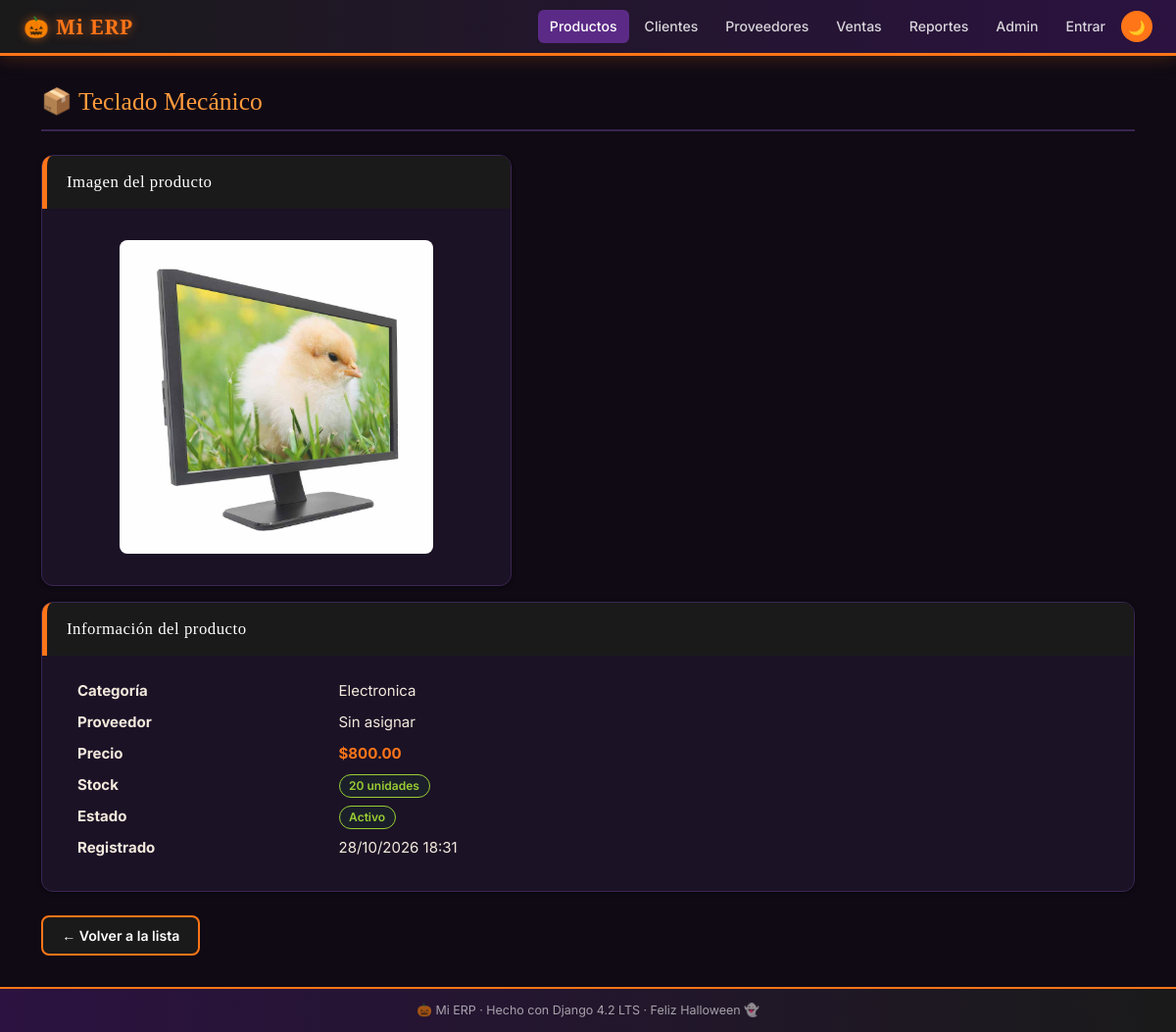
/productos/2/, run on the app's committed database.
### productos/models.py (models this page shows, shortened)
class Producto(models.Model):
    nombre    = models.CharField(
        max_length=200, verbose_name='Nombre'
    )
    precio    = models.DecimalField(
        max_digits=10,
        decimal_places=2,
        validators=[MinValueValidator(Decimal('0.00'))],
        verbose_name='Precio ($)',
        help_text='El precio no puede ser negativo.'
    )
    stock     = models.IntegerField(
        default=0,
        validators=[MinValueValidator(0)],
        verbose_name='Stock disponible'
    )
    categoria = models.ForeignKey(
        Categoria,
        on_delete=models.PROTECT,          # D-01: no borrar categoría con productos
        related_name='productos',
        verbose_name='Categoría'
    )
    proveedor = models.ForeignKey(
        Proveedor,
        on_delete=models.SET_NULL,         # D-02: producto puede quedar sin proveedor
        null=True,
        blank=True,
        related_name='productos',
        verbose_name='Proveedor'
    )
    activo    = models.BooleanField(
        default=True, verbose_name='Activo'
    )
    imagen    = models.ImageField(          # campo W11
        upload_to='productos/',            # subcarpeta dentro de MEDIA_ROOT
        null=True,
        blank=True,
        verbose_name='Imagen del producto',
        help_text='Formatos permitidos: JPEG, PNG, WEBP. Máximo 5 MB.',
        validators=[validar_imagen_producto],   # ← agregado en 2.3
    )
    creado    = models.DateTimeField(
        auto_now_add=True, verbose_name='Fecha de registro'
    )
    class Meta:
        verbose_name        = 'Producto'
        verbose_name_plural = 'Productos'
        ordering            = ['nombre']

class Categoria(models.Model):
    nombre      = models.CharField(
        max_length=100, unique=True, verbose_name='Nombre'
    )
    descripcion = models.TextField(
        blank=True, verbose_name='Descripción'
    )
    class Meta:
        verbose_name        = 'Categoría'
        verbose_name_plural = 'Categorías'
        ordering            = ['nombre']
    def __str__(self) -> str:
        return self.nombre

### productos/views.py (the view)
class ProductoDetailView(DetailView):
    model               = Producto
    template_name       = 'productos/detalle.html'
    context_object_name = 'producto'
    pk_url_kwarg        = 'producto_id'
    def get_queryset(self):
        return Producto.objects.select_related('categoria', 'proveedor')

### productos/templates/productos/detalle.html (shortened to what this page needs)
{% extends "base.html" %}
{% block nav_productos %}active{% endblock %}
{% block content %}
<div class="erp-page-title">
    <h2>📦 {{ producto.nombre }}</h2>
</div>
{% if producto.imagen %}
<div class="erp-card" style="max-width:480px;margin-bottom:1rem;">
    <div class="erp-card-header">Imagen del producto</div>
    <div style="text-align:center;padding:.5rem;">
        <img src="{{ producto.imagen.url }}"
             alt="{{ producto.nombre }}"
             style="max-width:100%;max-height:320px;
                    border-radius:8px;object-fit:contain;">
    </div>
</div>
{% endif %}
<div class="erp-card">
    <div class="erp-card-header">Información del producto</div>
    <dl class="row" style="margin:0;">
        <dt class="col-sm-3">Categoría</dt>
        <dd class="col-sm-9">{{ producto.categoria }}</dd>
        <dt class="col-sm-3">Proveedor</dt>
        <dd class="col-sm-9">{{ producto.proveedor|default:"Sin asignar" }}</dd>
        <dt class="col-sm-3">Precio</dt>
        <dd class="col-sm-9"
            style="font-weight:700;color:var(--clr-gold);">
            ${{ producto.precio }}
        </dd>
        <dt class="col-sm-3">Stock</dt>
        <dd class="col-sm-9">
            {% if producto.stock < 5 %}
                <span class="badge-erp-inactive">
                    {{ producto.stock }} unidades (stock bajo)
                </span>
            {% else %}
                <span class="badge-erp-active">
                    {{ producto.stock }} unidades
                </span>
            {% endif %}
        </dd>
        <dt class="col-sm-3">Estado</dt>
        <dd class="col-sm-9">
            {% if producto.activo %}
                <span class="badge-erp-active">Activo</span>
            {% else %}
                <span class="badge-erp-inactive">Inactivo</span>
            {% endif %}
        </dd>
        <dt class="col-sm-3">Registrado</dt>
        <dd class="col-sm-9">{{ producto.creado|date:"d/m/Y H:i" }}</dd>
    </dl>
</div>
<a href="{% url 'productos:lista' %}" class="btn-erp-primary">
    ← Volver a la lista
</a>
{% endblock %}

### templates/base.html (style rules this page uses)
:root, [data-theme="light"] { --clr-navy : #0A2342; --clr-royal : #1B4F8A; --clr-sky : #4A90D9; --clr-ice : #E8F0FB; --clr-gold : #B8860B; --clr-amber : #D4A017; --clr-cream : #FDF8E8; --clr-bg : #F5F7FA; --clr-surface: #FFFFFF; --clr-text : #1A1A2E; --clr-muted : #5A6A7E; --clr-border : #C8D8EC; --clr-danger : #C0392B; --clr-ok : #1A7A4A; --shadow-sm : 0 1px 4px rgba(10,35,66,.08); --shadow-md : 0 4px 16px rgba(10,35,66,.12); }
[data-theme="halloween"] { --clr-navy : #1A1A1A; --clr-royal : #5B2A86; --clr-sky : #FF9A3C; --clr-ice : #241533; --clr-gold : #FF7518; --clr-amber : #FFA64D; --clr-cream : #2B1A10; --clr-bg : #0F0A14; --clr-surface: #1B1226; --clr-text : #F3E9DC; --clr-muted : #B7A4C9; --clr-border : #3A2552; --clr-danger : #FF4D4D; --clr-ok : #9ACD32; --shadow-sm : 0 1px 4px rgba(0,0,0,.4); --shadow-md : 0 4px 16px rgba(255,117,24,.18); }
*, *::before, *::after { box-sizing: border-box; }
body { font-family: 'Inter','Segoe UI',sans-serif; font-size: 15px; background: var(--clr-bg); color: var(--clr-text); line-height: 1.6; transition: background .25s, color .25s; margin: 0; }
.erp-card { background: var(--clr-surface); border: 1px solid var(--clr-border); border-radius: 12px; box-shadow: var(--shadow-sm); padding: 1.5rem; margin-bottom: 1.5rem; transition: box-shadow .2s, border-color .2s; }
.erp-card-header { background: var(--clr-navy); color: #FFF; border-radius: 10px 10px 0 0; padding: .85rem 1.25rem; border-left: 5px solid var(--clr-gold); font-family: 'Playfair Display',serif; font-size: 1.05rem; letter-spacing: .03em; margin: -1.5rem -1.5rem 1.5rem; }
.btn-erp-primary { background: var(--clr-navy); color: #FFF; border: 2px solid var(--clr-gold); border-radius: 8px; padding: .45rem 1.2rem; font-weight: 600; font-size: .88rem; cursor: pointer; text-decoration: none; display: inline-block; transition: background .2s, color .2s; }
.badge-erp-active { background: rgba(26,122,74,.12); color: var(--clr-ok); border: 1px solid currentColor; font-size: .75rem; padding: .2rem .6rem; border-radius: 20px; font-weight: 600; }
.erp-page-title { display: flex; align-items: center; gap: 1rem; margin-bottom: 1.5rem; padding-bottom: .75rem; border-bottom: 2px solid var(--clr-border); }
.erp-page-title h2 { font-family: 'Playfair Display',serif; font-size: 1.6rem; color: var(--clr-navy); margin: 0; }
[data-theme="dark"] .erp-page-title h2, [data-theme="halloween"] .erp-page-title h2 { color: var(--clr-sky); }

### data on the page
Producto: nombre "Teclado Mecánico", imagen (picture), categoria "Electronica", proveedor "Sin asignar", precio "800.00", stock "20", creado "28/10/2026 18:31"
